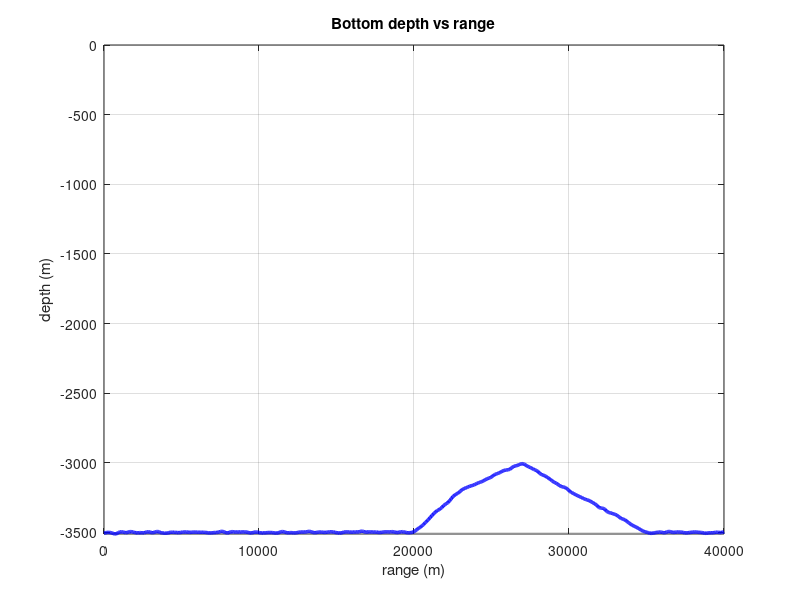

MATLAB code for this plot:
% program mk_bty.m
% creates a file of bottom depths and geological parameters for use in the
% Bellhop TL model.
%

clear;

maxR = 40000;           % meters
Nr = 1000;              % needs to be the same as the number in .env file
zrms = 10;              % rms roughness on the bottom
zL = 7;                % range cells to smooth

cbc = 1497.44;         % compressional speed in the bottom m/s
cbs = 0;               % shear speed in the bottom m/s
rhob = 1.179;          % density in bottom gram/cm^3
attn = 0.1618;         % attenuation in bottom dB/m

% adjust this as you like
B1(1) = 3500;    r1(1) = 0;
B1(2) = 3500;    r1(2) = 20000;
B1(3) = 3200;    r1(3) = 23000;
B1(4) = 3000;    r1(4) = 27000;
B1(5) = 3200;    r1(5) = 30000;
B1(6) = 3500;    r1(6) = 35000;
B1(7) = 3500;    r1(7) = maxR;

% upsample specifications to the TL grid size
r = linspace(0,maxR,Nr);
B = interp1(r1,B1,r);

% add some random variance to the bottom depths
B = B + zrms.*randn(1,Nr);
K = (zeros(1,zL)+1)./zL;        % smoothing filter kernel
B = filtfilt(K,1,B);            % correlate independent data with a smoother

if 1
   % plot if desired
   figure;
   plot(r,-B,'b','linewidth',2.5);
   grid on;
   xlabel('range (m)');
   ylabel('depth (m)');
   title('Bottom depth vs range');
   axis([0 r(end) min(-B) 0]);
end

fo = fopen('scratch_bty.txt','w');
fprintf(fo,'''LL''\n');
fprintf(fo,'%d\n',Nr);
for ic=1:Nr
   % range units in kmeters
   fprintf(fo,'%5.4f  %6.2f  %6.2f  %3.1f  %5.3f  %6.4f \n', ...
       r(ic)./1000,B(ic),cbc,cbs,rhob,attn);
end
fclose(fo);
